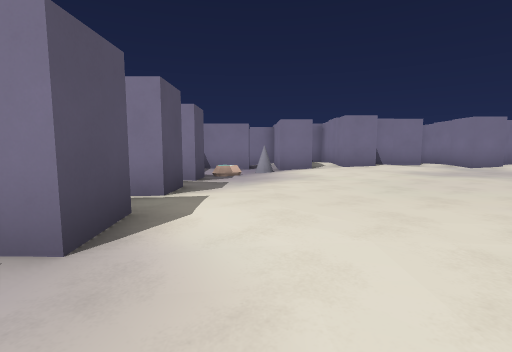
View 1 (above)

24 first-person views from a walk through a Godot game level. The camera is 1.3 m above the floor, tilts 6° down and sees 85° across. The floor is counted in squares, 2 m on a side. Each view is taken from the middle of a square. On the plan, view 1 faces up. The plan holds only what a view shows up to about 9 squares ahead; the rest is blank. Surface patterns are stand-ins for the level's own textures.

View 2
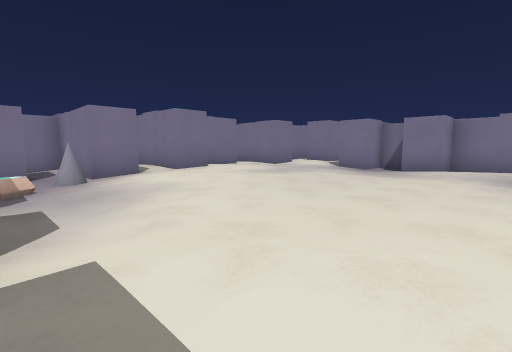

View 3
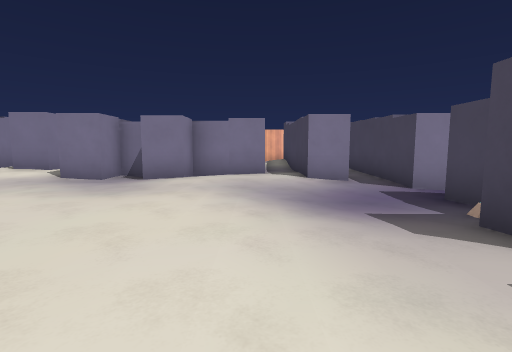

View 4
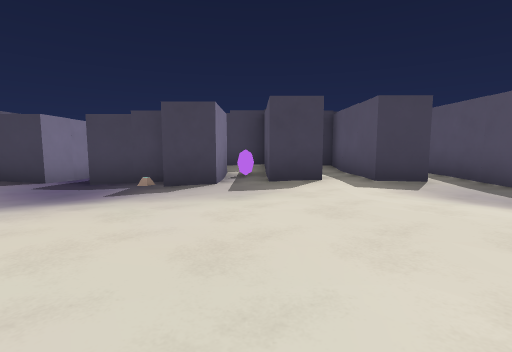

View 5
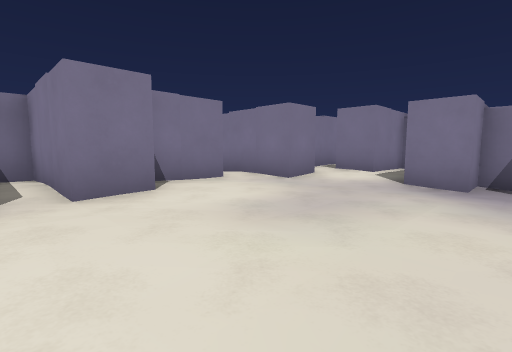

View 6
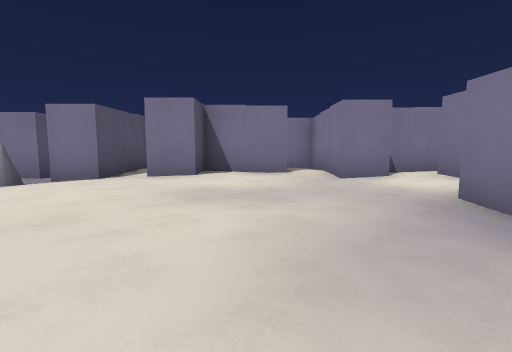

View 7
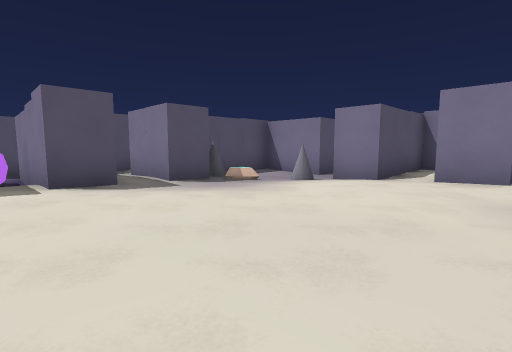

View 8
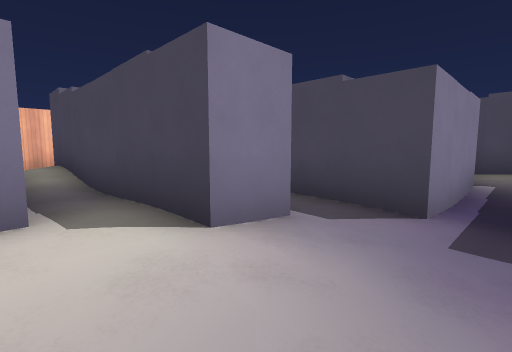

View 9
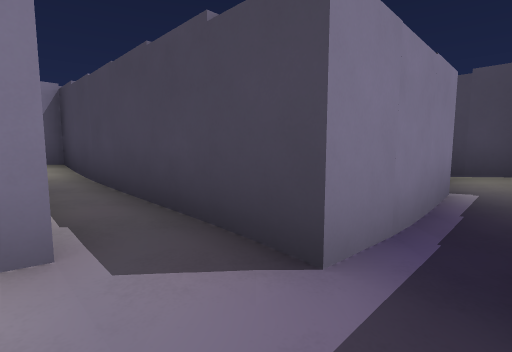

View 10
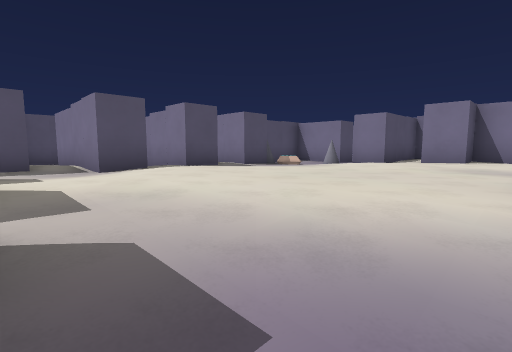

View 11
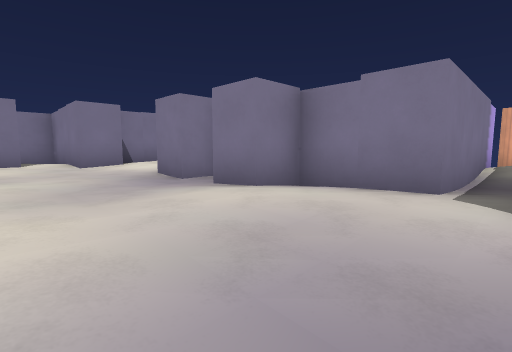

View 12
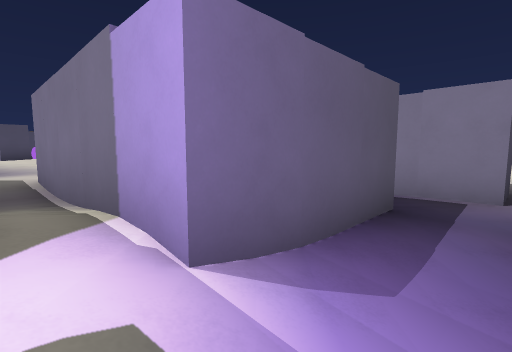

View 13
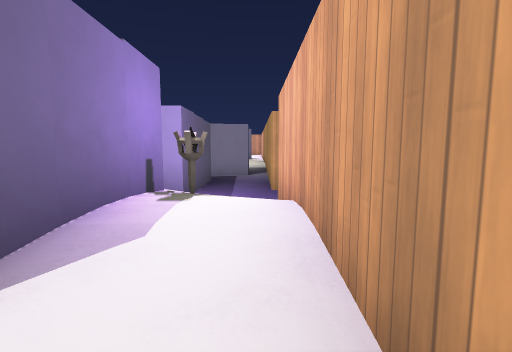

View 14
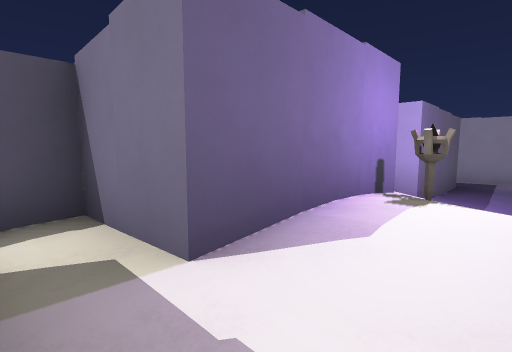

View 15
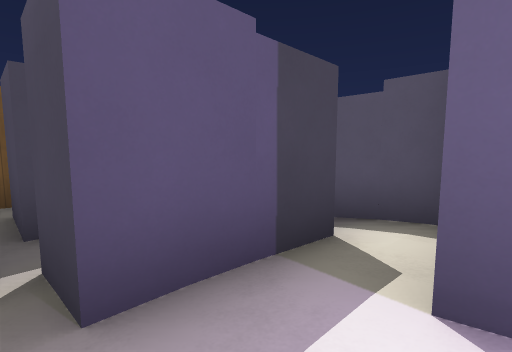

View 16
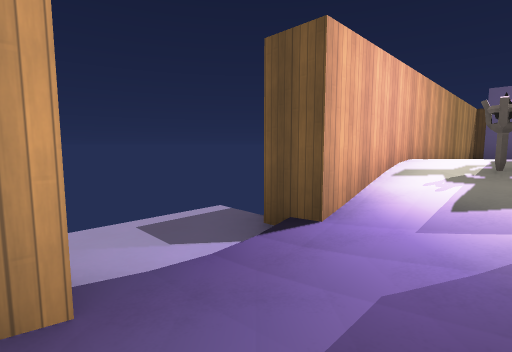

View 17
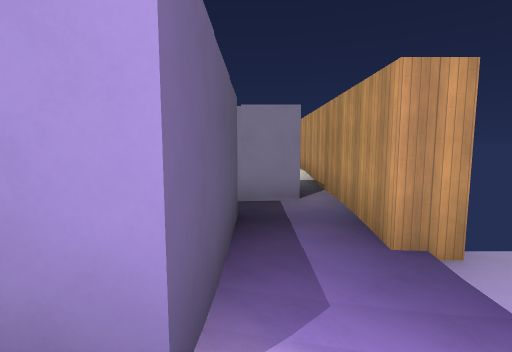

View 18
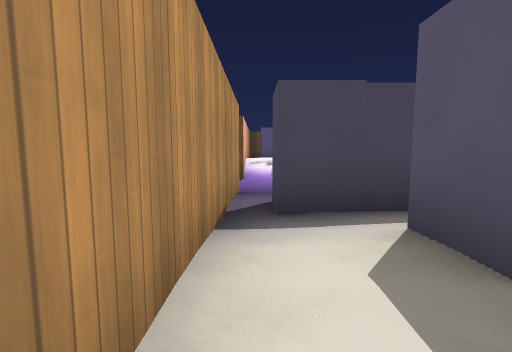

View 19
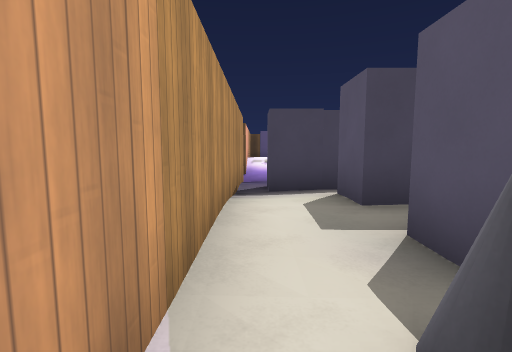

View 20
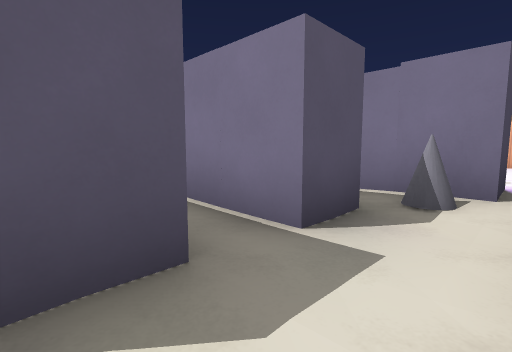

View 21
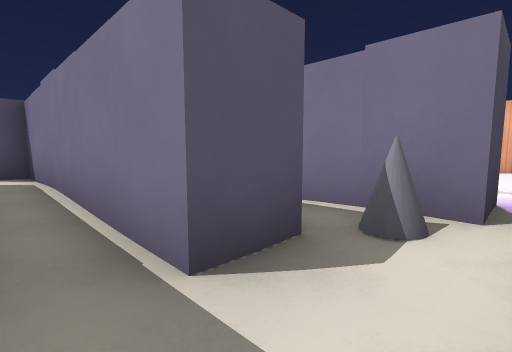

View 22
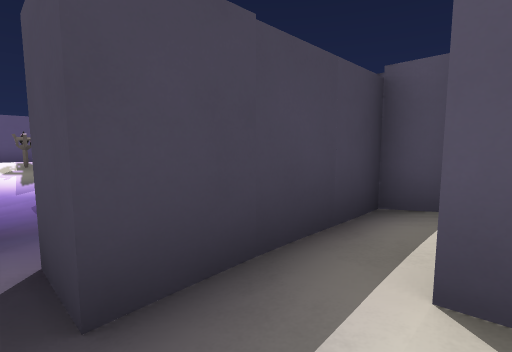

View 23
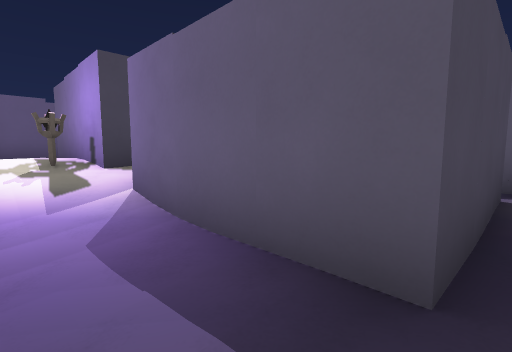

View 24
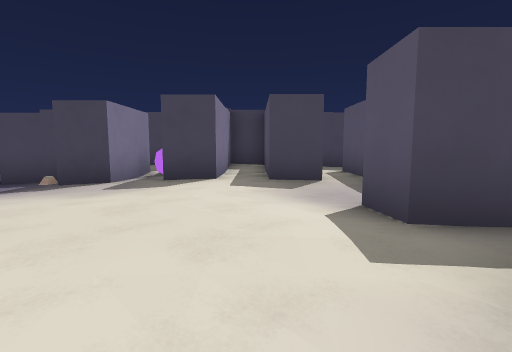

### Floor plan
Key: @ floor where view 1 was taken; # wall or solid block; . main floor; : floor 0.25 m higher than the main floor; - floor 0.25 m lower than the main floor; + floor 0.5 m higher than the main floor; _ floor 0.5 m lower than the main floor; < floor 1 m lower than the main floor; / step, stairs or slope; = window, fence, low wall or low ledge; R rock; T torch.
Columns run from 7 left of view 1 to 17 right of it. Each row starts with its distance up from view 1.
 17                       #
 16                       :
 15                       .
 14                       .
 13                       .
 12        ####  ##     ##.#
 11        ##.#  .#     .#.#
 10      ####.###.########.#
  9      #=-#.#...#.:::....#
  8      # //.......#####..#
  7      #R-..........#--/-#
  6   #.##--......-## ####-#
  5   # /........---#/-____#
  4 #-####.........## ###_/#
  3 # -# ...........#   #//<<
  2 # ####....../--.#####///<
  1 #  /..-..../---..--/://#
  0     #..@..-----######T/#
 -1     #.#.#.#--_-----/#++#
 -2     #.#.#####_#######//#
 -3      .#:## # /#   #//:/#
 -4     #####    /#   #/##/#
 -5              .#       -#
 -6              ##      #.#
 -7                      ###

Where each view was taken, in squares from view 1:
view 1: 0 up, 0 right, facing up
view 2: 2 up, 1 left, facing up-right
view 3: 2 up, 1 right, facing right
view 4: 5 up, 2 right, facing down
view 5: 5 up, 2 right, facing up-right
view 6: 3 up, 5 right, facing up
view 7: 3 up, 4 right, facing up-left
view 8: 2 up, 6 right, facing down-right
view 9: 0 up, 6 right, facing down-right
view 10: 0 up, 5 right, facing up-left
view 11: 1 up, 5 right, facing up-right
view 12: 1 up, 15 right, facing up-left
view 13: 3 down, 15 right, facing up
view 14: 3 down, 15 right, facing up-left
view 15: 2 down, 15 right, facing down-left
view 16: 4 up, 14 right, facing down-right
view 17: 1 up, 14 right, facing up
view 18: 10 up, 15 right, facing down
view 19: 12 up, 15 right, facing down
view 20: 8 up, 15 right, facing up-left
view 21: 9 up, 15 right, facing up-left
view 22: 8 up, 15 right, facing down-left
view 23: 5 up, 15 right, facing down-left
view 24: 5 up, 0 right, facing down
